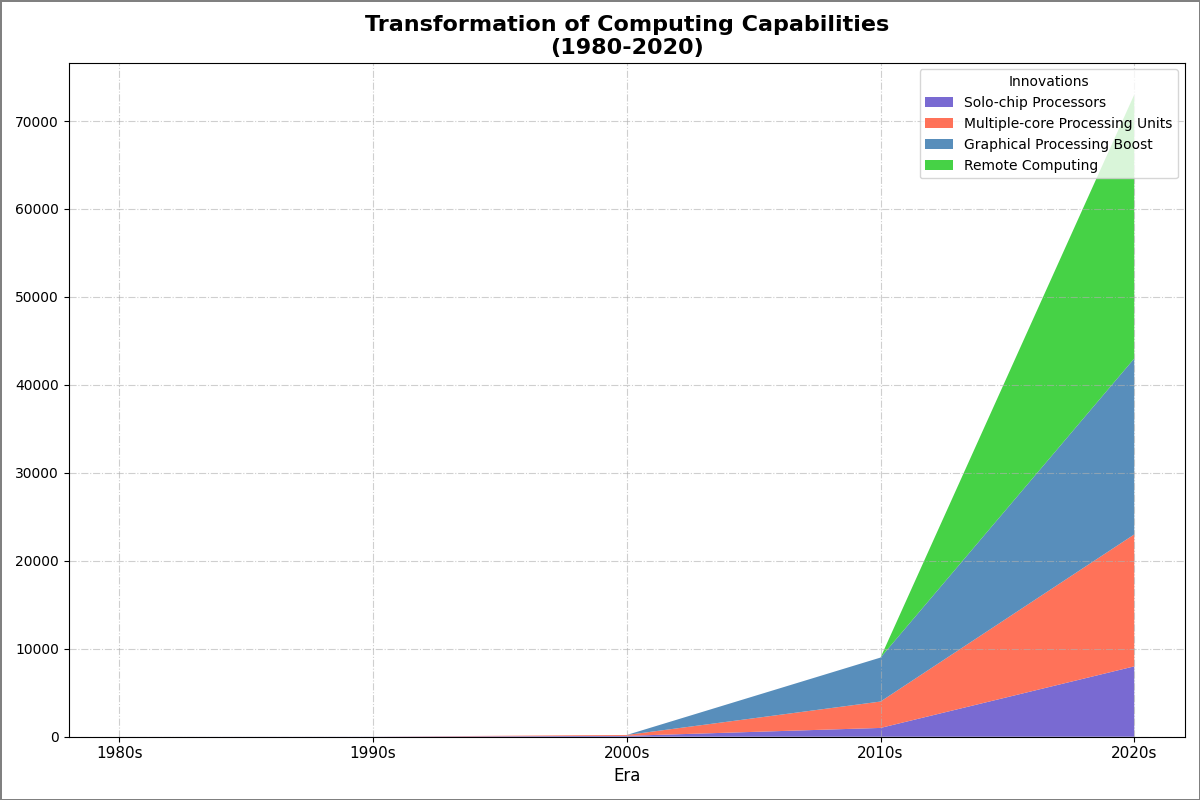

Reproduce this figure in Python.
import matplotlib.pyplot as plt
import numpy as np

# Define the decades from 1980 to 2020
decades = np.array([1980, 1990, 2000, 2010, 2020])

# Computing power in millions of instructions per second (MIPS)
single_core_mips = np.array([1, 10, 100, 1000, 8000])
multi_core_mips = np.array([0, 0, 100, 3000, 15000])
gpu_acceleration_mips = np.array([0, 0, 0, 5000, 20000])
cloud_computing_mips = np.array([0, 0, 0, 0, 30000])

# Create a stacked area plot
fig, ax = plt.subplots(figsize=(12, 8))
ax.stackplot(decades, single_core_mips, multi_core_mips, gpu_acceleration_mips, cloud_computing_mips,
             labels=['Solo-chip Processors', 'Multiple-core Processing Units', 
                     'Graphical Processing Boost', 'Remote Computing'],
             colors=['#6A5ACD', '#FF6347', '#4682B4', '#32CD32'],  # Changed colors
             alpha=0.9)  # Changed alpha

# Set plot title and labels
ax.set_title('Transformation of Computing Capabilities\n(1980-2020)', fontsize=16, fontweight='bold')
ax.set_xlabel('Era', fontsize=12)

# Add a legend to the plot
ax.legend(loc='upper right', title='Innovations', fontsize=10)  # Changed legend location and font size

# Format the x-axis to display decades nicely
ax.set_xticks(decades)
ax.set_xticklabels([f"{decade}s" for decade in decades], fontsize=11)  # Changed font size

# Add grid lines for better readability
ax.grid(True, linestyle='-.', alpha=0.6)  # Changed grid line style and alpha

# Adjust figure borders
fig.patch.set_linewidth(2)  # Increased border width
fig.patch.set_edgecolor('gray')  # Changed border color

# Automatically adjust subplot parameters to give specified padding
plt.tight_layout()

# Display the plot
plt.show()
